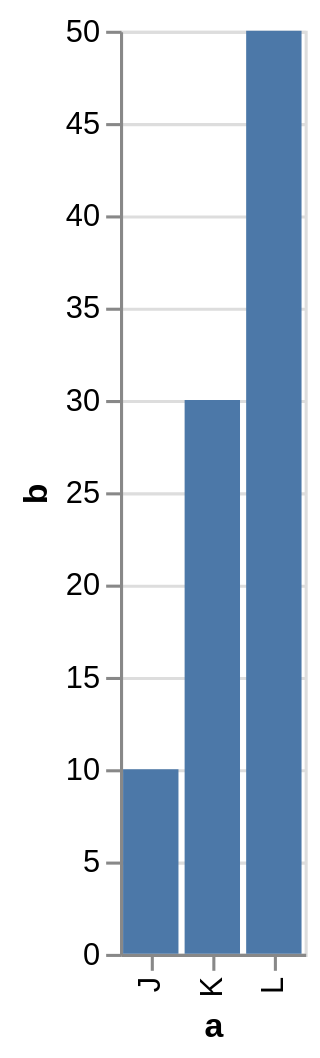

Specify this chart in Vega-Lite:
### Vega-Lite specification from a JSON file in a GitHub repository (floating-point values rounded to 4 significant figures)
{"$schema": "https://vega.github.io/schema/vega-lite/v2.json", "description": "A simple bar chart with embedded data.", "data": {"values": [{"a": "J", "b": 10}, {"a": "K", "b": 30}, {"a": "L", "b": 50}]}, "mark": "bar", "encoding": {"x": {"field": "a", "type": "ordinal"}, "y": {"field": "b", "type": "quantitative"}}}
